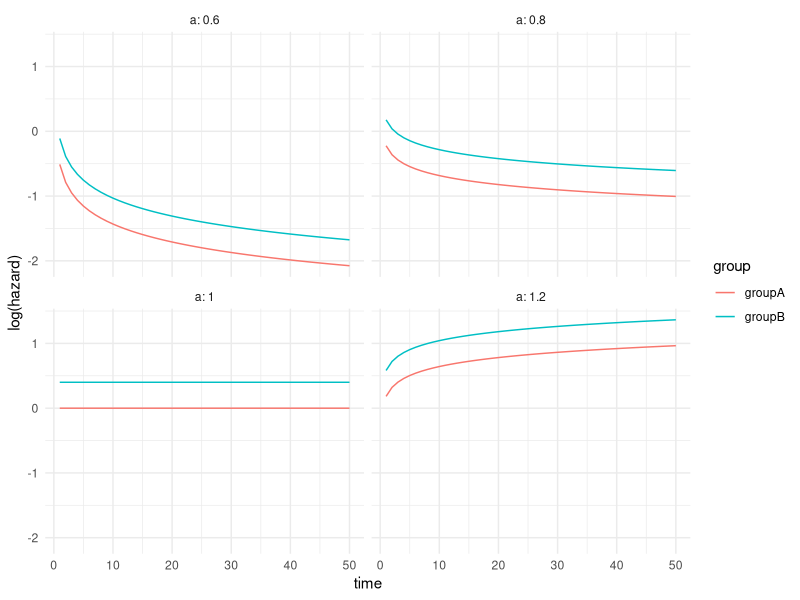

This chart was generated by the following R code:
## ---- chunk 1
library(tidyverse)
## ---- chunk 2
d <- expand.grid(list(x = c(0, 1),
                      b = c(0.4),
                      a = c(0.6, 0.8, 1, 1.2),
                      time = seq_len(50))) %>%
  dplyr::mutate(mu = x*b,
                group = ifelse(x == 0, 'groupA', 'groupB'),
                lambda = exp(mu),
                log_hazard = log(a*lambda*time^(a-1)))

ggplot(d, aes(x = time, y = log_hazard, group = group, colour = group)) + geom_line() +
  theme_minimal() + 
  scale_y_continuous('log(hazard)') +
  facet_wrap(~ a, labeller = label_both)
